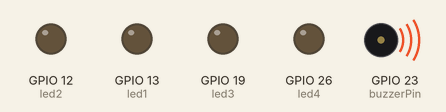
Bench run of a program on a simulated Raspberry Pi (BCM pin numbers). On the bench: output pins drawn as LEDs (lit = HIGH), buzzer (waves = sounding, pin HIGH). At 0.0 s the program stops and its outputs stay as they are.

Above: at 0.1 s.
Timing chart, 0 to 1.5 s (numbered marks = the images above):
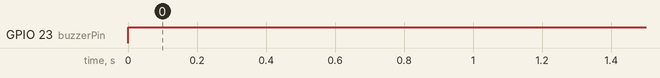

Measured:
- by itself, GPIO 23 (buzzerPin): LOW → HIGH at 0.00 s

The program:

BuzzerComp.py
```python
from .HardwareComponent import HardwareComponent
import RPi.GPIO as GPIO
import time
from .config import buzzerPin
import threading

class Buzzer(HardwareComponent):
    def __init__(self, ):
        super().__init__()
        self.pin = buzzerPin

    def initialize(self):
        GPIO.setup(self.pin, GPIO.OUT)
        GPIO.output(self.pin, GPIO.HIGH)

    def _beep_job(self, count, duration, delay):
            """To jest funkcja, która będzie działać w osobnym wątku"""
            for _ in range(count):
                GPIO.output(self.pin, GPIO.LOW)
                time.sleep(duration)
                GPIO.output(self.pin, GPIO.HIGH)
                time.sleep(delay)

    def _start_thread(self, count, duration, delay=0.1):
        t = threading.Thread(target=self._beep_job, args=(count, duration, delay), daemon=True)
        t.start()


    def beep_success(self):
        self._start_thread(count=1, duration=0.1)

    def beep_error(self):
        self._start_thread(count=3, duration=0.1, delay=0.1)

    def beep_input(self):
        self._start_thread(count=1, duration=0.05)

    def cleanup(self):
        GPIO.output(self.pin, GPIO.HIGH)
```

HardwareComponent.py
```python
class HardwareComponent():
    def __init__(self):
        pass
    def initialize(self):
        pass
    def cleanup(self):
        pass 
```

config.py
```python
#!/usr/bin/env python3
# pylint: disable=no-member

import RPi.GPIO as GPIO

# pin numbers in BCM
GPIO.setmode(GPIO.BCM)
GPIO.setwarnings(False)

led1 = 13
led2 = 12
led3 = 19
led4 = 26
GPIO.setup(led1, GPIO.OUT)
GPIO.setup(led2, GPIO.OUT)
GPIO.setup(led3, GPIO.OUT)
GPIO.setup(led4, GPIO.OUT)

buttonRed = 5
buttonGreen = 6
encoderLeft = 17
encoderRight = 27
GPIO.setup(buttonRed, GPIO.IN, pull_up_down=GPIO.PUD_UP)
GPIO.setup(buttonGreen, GPIO.IN, pull_up_down=GPIO.PUD_UP)
GPIO.setup(encoderLeft, GPIO.IN, pull_up_down=GPIO.PUD_UP)
GPIO.setup(encoderRight, GPIO.IN, pull_up_down=GPIO.PUD_UP)

buzzerPin = 23
GPIO.setup(buzzerPin, GPIO.OUT)
GPIO.output(buzzerPin, 1)

ws2812pin = 8


def configInfo():
    print('This is only configuration file.\n')


if __name__ == "__main__":
    configInfo()
```
